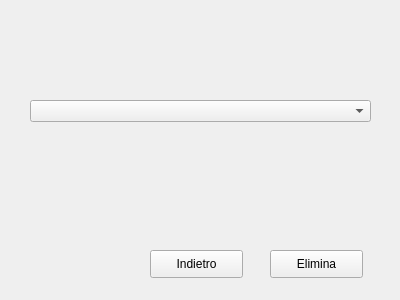
<?xml version="1.0" encoding="UTF-8"?>
<ui version="4.0">
 <class>Form</class>
 <widget class="QWidget" name="Form">
  <property name="geometry">
   <rect>
    <x>0</x>
    <y>0</y>
    <width>400</width>
    <height>300</height>
   </rect>
  </property>
  <property name="windowTitle">
   <string>Elimina Prenotazione</string>
  </property>
  <widget class="QComboBox" name="comboBox">
   <property name="geometry">
    <rect>
     <x>30</x>
     <y>100</y>
     <width>341</width>
     <height>22</height>
    </rect>
   </property>
  </widget>
  <widget class="QPushButton" name="pushButton">
   <property name="geometry">
    <rect>
     <x>270</x>
     <y>250</y>
     <width>93</width>
     <height>28</height>
    </rect>
   </property>
   <property name="text">
    <string>Elimina</string>
   </property>
  </widget>
  <widget class="QPushButton" name="pushButton_2">
   <property name="geometry">
    <rect>
     <x>150</x>
     <y>250</y>
     <width>93</width>
     <height>28</height>
    </rect>
   </property>
   <property name="text">
    <string>Indietro</string>
   </property>
  </widget>
 </widget>
 <resources/>
 <connections/>
</ui>
